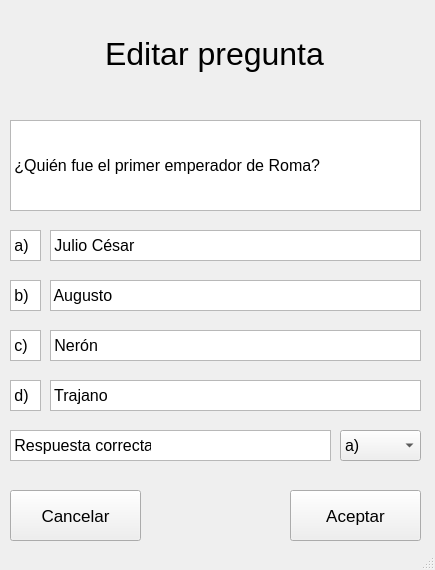
<?xml version="1.0" encoding="UTF-8"?>
<ui version="4.0">
 <class>MainWindow</class>
 <widget class="QMainWindow" name="MainWindow">
  <property name="geometry">
   <rect>
    <x>0</x>
    <y>0</y>
    <width>435</width>
    <height>570</height>
   </rect>
  </property>
  <property name="windowTitle">
   <string>MainWindow</string>
  </property>
  <widget class="QWidget" name="centralwidget">
   <widget class="QWidget" name="verticalLayoutWidget_3">
    <property name="geometry">
     <rect>
      <x>9</x>
      <y>9</y>
      <width>411</width>
      <height>91</height>
     </rect>
    </property>
    <layout class="QVBoxLayout" name="verticalLayout_3">
     <item>
      <widget class="QLabel" name="label">
       <property name="font">
        <font>
         <pointsize>9</pointsize>
        </font>
       </property>
       <property name="text">
        <string>&lt;html&gt;&lt;head/&gt;&lt;body&gt;&lt;p align=&quot;center&quot;&gt;&lt;span style=&quot; font-size:24pt;&quot;&gt;Editar pregunta&lt;/span&gt;&lt;/p&gt;&lt;/body&gt;&lt;/html&gt;</string>
       </property>
      </widget>
     </item>
    </layout>
   </widget>
   <widget class="QListView" name="listView_2">
    <property name="geometry">
     <rect>
      <x>10</x>
      <y>120</y>
      <width>411</width>
      <height>91</height>
     </rect>
    </property>
   </widget>
   <widget class="QLabel" name="label_2">
    <property name="geometry">
     <rect>
      <x>10</x>
      <y>120</y>
      <width>401</width>
      <height>91</height>
     </rect>
    </property>
    <property name="font">
     <font>
      <pointsize>12</pointsize>
     </font>
    </property>
    <property name="text">
     <string> ¿Quién fue el primer emperador de Roma?</string>
    </property>
   </widget>
   <widget class="QPushButton" name="pushButton_12">
    <property name="geometry">
     <rect>
      <x>290</x>
      <y>490</y>
      <width>131</width>
      <height>51</height>
     </rect>
    </property>
    <property name="font">
     <font>
      <pointsize>13</pointsize>
     </font>
    </property>
    <property name="text">
     <string>Aceptar</string>
    </property>
   </widget>
   <widget class="QListView" name="listView_3">
    <property name="geometry">
     <rect>
      <x>10</x>
      <y>230</y>
      <width>31</width>
      <height>31</height>
     </rect>
    </property>
   </widget>
   <widget class="QLabel" name="label_3">
    <property name="geometry">
     <rect>
      <x>50</x>
      <y>230</y>
      <width>191</width>
      <height>31</height>
     </rect>
    </property>
    <property name="font">
     <font>
      <pointsize>12</pointsize>
     </font>
    </property>
    <property name="text">
     <string> Julio César</string>
    </property>
   </widget>
   <widget class="QListView" name="listView_7">
    <property name="geometry">
     <rect>
      <x>10</x>
      <y>430</y>
      <width>321</width>
      <height>31</height>
     </rect>
    </property>
   </widget>
   <widget class="QLabel" name="label_7">
    <property name="geometry">
     <rect>
      <x>10</x>
      <y>430</y>
      <width>141</width>
      <height>31</height>
     </rect>
    </property>
    <property name="font">
     <font>
      <pointsize>12</pointsize>
     </font>
    </property>
    <property name="text">
     <string> Respuesta correcta:</string>
    </property>
   </widget>
   <widget class="QPushButton" name="pushButton_13">
    <property name="geometry">
     <rect>
      <x>10</x>
      <y>490</y>
      <width>131</width>
      <height>51</height>
     </rect>
    </property>
    <property name="font">
     <font>
      <pointsize>13</pointsize>
     </font>
    </property>
    <property name="text">
     <string>Cancelar</string>
    </property>
   </widget>
   <widget class="QLabel" name="label_8">
    <property name="geometry">
     <rect>
      <x>10</x>
      <y>230</y>
      <width>21</width>
      <height>31</height>
     </rect>
    </property>
    <property name="font">
     <font>
      <pointsize>12</pointsize>
     </font>
    </property>
    <property name="text">
     <string> a)</string>
    </property>
   </widget>
   <widget class="QListView" name="listView_8">
    <property name="geometry">
     <rect>
      <x>50</x>
      <y>230</y>
      <width>371</width>
      <height>31</height>
     </rect>
    </property>
   </widget>
   <widget class="QListView" name="listView_4">
    <property name="geometry">
     <rect>
      <x>10</x>
      <y>280</y>
      <width>31</width>
      <height>31</height>
     </rect>
    </property>
   </widget>
   <widget class="QListView" name="listView_9">
    <property name="geometry">
     <rect>
      <x>50</x>
      <y>280</y>
      <width>371</width>
      <height>31</height>
     </rect>
    </property>
   </widget>
   <widget class="QLabel" name="label_9">
    <property name="geometry">
     <rect>
      <x>10</x>
      <y>280</y>
      <width>21</width>
      <height>31</height>
     </rect>
    </property>
    <property name="font">
     <font>
      <pointsize>12</pointsize>
     </font>
    </property>
    <property name="text">
     <string> b)</string>
    </property>
   </widget>
   <widget class="QLabel" name="label_4">
    <property name="geometry">
     <rect>
      <x>50</x>
      <y>280</y>
      <width>191</width>
      <height>31</height>
     </rect>
    </property>
    <property name="font">
     <font>
      <pointsize>12</pointsize>
     </font>
    </property>
    <property name="text">
     <string> Augusto</string>
    </property>
   </widget>
   <widget class="QListView" name="listView_5">
    <property name="geometry">
     <rect>
      <x>10</x>
      <y>330</y>
      <width>31</width>
      <height>31</height>
     </rect>
    </property>
   </widget>
   <widget class="QListView" name="listView_10">
    <property name="geometry">
     <rect>
      <x>50</x>
      <y>330</y>
      <width>371</width>
      <height>31</height>
     </rect>
    </property>
   </widget>
   <widget class="QLabel" name="label_10">
    <property name="geometry">
     <rect>
      <x>10</x>
      <y>330</y>
      <width>21</width>
      <height>31</height>
     </rect>
    </property>
    <property name="font">
     <font>
      <pointsize>12</pointsize>
     </font>
    </property>
    <property name="text">
     <string> c)</string>
    </property>
   </widget>
   <widget class="QLabel" name="label_5">
    <property name="geometry">
     <rect>
      <x>50</x>
      <y>330</y>
      <width>191</width>
      <height>31</height>
     </rect>
    </property>
    <property name="font">
     <font>
      <pointsize>12</pointsize>
     </font>
    </property>
    <property name="text">
     <string> Nerón</string>
    </property>
   </widget>
   <widget class="QListView" name="listView_6">
    <property name="geometry">
     <rect>
      <x>10</x>
      <y>380</y>
      <width>31</width>
      <height>31</height>
     </rect>
    </property>
   </widget>
   <widget class="QListView" name="listView_11">
    <property name="geometry">
     <rect>
      <x>50</x>
      <y>380</y>
      <width>371</width>
      <height>31</height>
     </rect>
    </property>
   </widget>
   <widget class="QLabel" name="label_11">
    <property name="geometry">
     <rect>
      <x>10</x>
      <y>380</y>
      <width>21</width>
      <height>31</height>
     </rect>
    </property>
    <property name="font">
     <font>
      <pointsize>12</pointsize>
     </font>
    </property>
    <property name="text">
     <string> d)</string>
    </property>
   </widget>
   <widget class="QLabel" name="label_6">
    <property name="geometry">
     <rect>
      <x>50</x>
      <y>380</y>
      <width>191</width>
      <height>31</height>
     </rect>
    </property>
    <property name="font">
     <font>
      <pointsize>12</pointsize>
     </font>
    </property>
    <property name="text">
     <string> Trajano</string>
    </property>
   </widget>
   <widget class="QComboBox" name="comboBox">
    <property name="geometry">
     <rect>
      <x>340</x>
      <y>430</y>
      <width>81</width>
      <height>31</height>
     </rect>
    </property>
    <property name="font">
     <font>
      <pointsize>12</pointsize>
     </font>
    </property>
    <item>
     <property name="text">
      <string>a)</string>
     </property>
    </item>
    <item>
     <property name="text">
      <string>b)</string>
     </property>
    </item>
    <item>
     <property name="text">
      <string>c)</string>
     </property>
    </item>
    <item>
     <property name="text">
      <string>d)</string>
     </property>
    </item>
   </widget>
   <zorder>listView_8</zorder>
   <zorder>verticalLayoutWidget_3</zorder>
   <zorder>listView_2</zorder>
   <zorder>label_2</zorder>
   <zorder>pushButton_12</zorder>
   <zorder>listView_3</zorder>
   <zorder>label_3</zorder>
   <zorder>listView_7</zorder>
   <zorder>label_7</zorder>
   <zorder>pushButton_13</zorder>
   <zorder>label_8</zorder>
   <zorder>listView_4</zorder>
   <zorder>listView_9</zorder>
   <zorder>label_9</zorder>
   <zorder>label_4</zorder>
   <zorder>listView_5</zorder>
   <zorder>listView_10</zorder>
   <zorder>label_10</zorder>
   <zorder>label_5</zorder>
   <zorder>listView_6</zorder>
   <zorder>listView_11</zorder>
   <zorder>label_11</zorder>
   <zorder>label_6</zorder>
   <zorder>comboBox</zorder>
  </widget>
  <widget class="QStatusBar" name="statusbar"/>
 </widget>
 <resources/>
 <connections/>
</ui>
